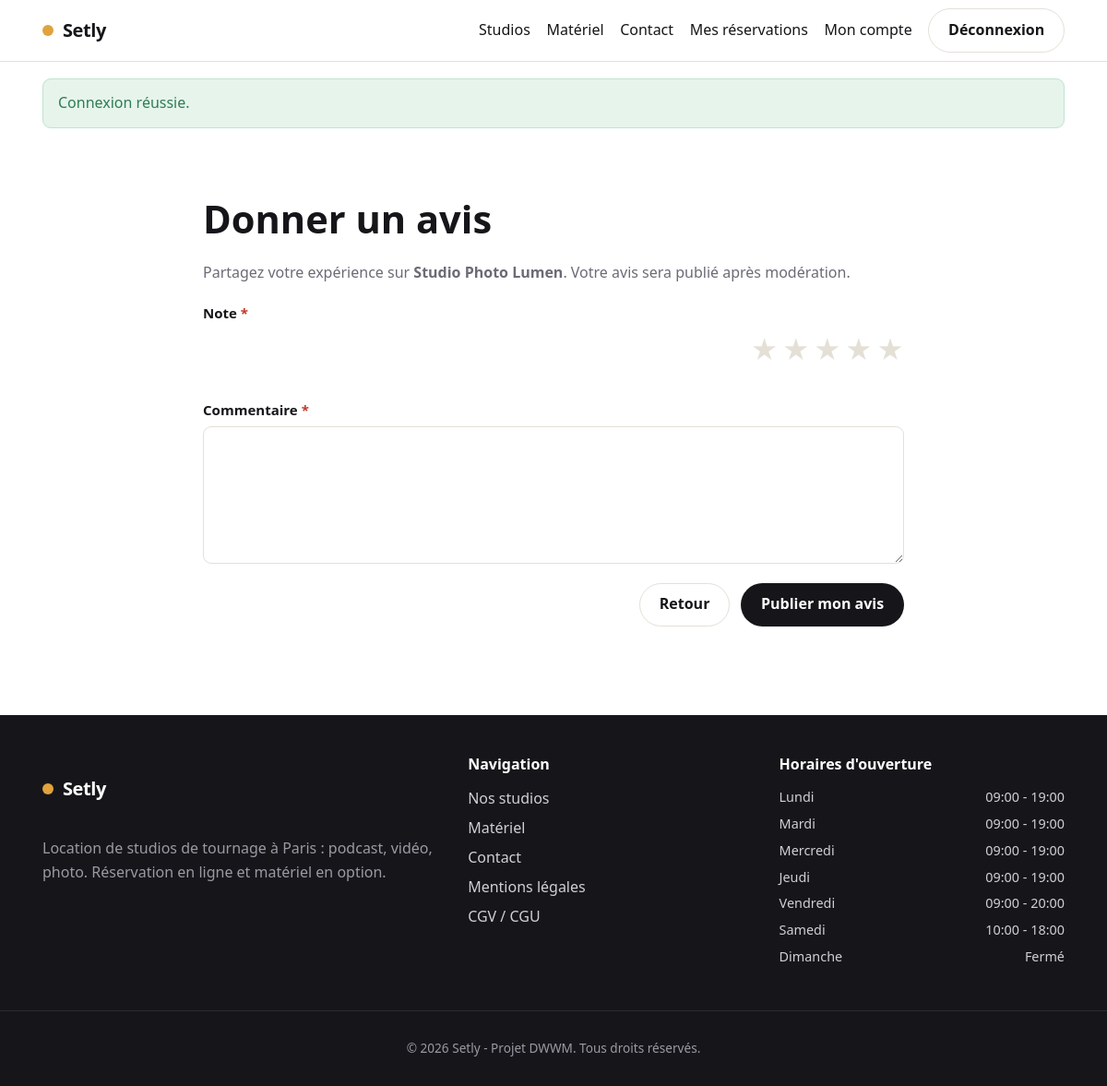
The app's page /reservation/1/avis (signed in) with its own data.
### tables this page shows
CREATE TABLE reservation (
    id_reservation      INT AUTO_INCREMENT PRIMARY KEY,
    id_utilisateur      INT NOT NULL,
    id_studio           INT NOT NULL,
    reference           VARCHAR(20) NOT NULL UNIQUE,
    date_tournage       DATE NOT NULL,
    heure_debut         TIME NOT NULL,
    duree_heures        INT NOT NULL,
    nb_personnes        INT NOT NULL,
    mode_retrait        VARCHAR(20) NOT NULL DEFAULT 'sur_place',
    livraison_km        INT NOT NULL DEFAULT 0,
    prix_studio_cents   INT NOT NULL,
    reduction_cents     INT NOT NULL DEFAULT 0,
    prix_materiel_cents INT NOT NULL DEFAULT 0,
    livraison_cents     INT NOT NULL DEFAULT 0,
    total_cents         INT NOT NULL,
    statut              VARCHAR(30) NOT NULL DEFAULT 'en_attente',
    date_creation       DATETIME NOT NULL DEFAULT CURRENT_TIMESTAMP,
    CONSTRAINT fk_resa_utilisateur FOREIGN KEY (id_utilisateur) REFERENCES utilisateur(id_utilisateur),
    CONSTRAINT fk_resa_studio      FOREIGN KEY (id_studio)      REFERENCES studio(id_studio),
    CONSTRAINT chk_statut CHECK (statut IN
        ('en_attente','confirmee','en_preparation','en_cours','terminee','annulee','attente_retour_materiel'))
);

CREATE TABLE studio (
    id_studio           INT AUTO_INCREMENT PRIMARY KEY,
    id_type             INT NOT NULL,
    nom                 VARCHAR(120) NOT NULL,
    description         TEXT,
    capacite            INT NOT NULL,
    surface_m2          INT,
    tarif_horaire_cents INT NOT NULL,
    duree_min_heures    INT NOT NULL DEFAULT 2,
    conditions          TEXT,
    actif               TINYINT(1) NOT NULL DEFAULT 1,
    CONSTRAINT fk_studio_type FOREIGN KEY (id_type) REFERENCES type_studio(id_type)
);

CREATE TABLE horaire (
    id_horaire      INT AUTO_INCREMENT PRIMARY KEY,
    jour_semaine    VARCHAR(10) NOT NULL,
    heure_ouverture TIME,
    heure_fermeture TIME,
    ferme           TINYINT(1) NOT NULL DEFAULT 0
);

### src/Controller/Controller.php (called while the page is built, shortened)
<?php
abstract class Controller
{
    protected function view(string $template, array $data = [], string $layout = 'layouts/main'): void
    {
        View::render($template, $data, $layout);
    }
}

### src/Controller/ClientController.php (called while the page is built, shortened)
<?php
final class ClientController extends Controller
{
    public function avisForm(Request $request, string $id): void
    {
        $resa = $this->ownedReservation((int) $id);
        $this->view('client/avis', [
            'title'  => 'Donner un avis',
            'resa'   => $resa,
            'old'    => $this->oldInput(),
            'errors' => $this->takeErrors(),
        ]);
    }
    private function ownedReservation(int $id): array
    {
        $resa = Reservation::find($id);
        return $resa;
    }
}

### public/index.php (called while the page is built, shortened)
<?php
require __DIR__ . '/../src/bootstrap.php';
$routes = require __DIR__ . '/../config/routes.php';
$router = new Router($routes);
$router->dispatch(
    $_SERVER['REQUEST_METHOD'],
    parse_url($_SERVER['REQUEST_URI'], PHP_URL_PATH) ?: '/'
);

### src/bootstrap.php (called while the page is built, shortened)
<?php
spl_autoload_register(static function (string $class): void {
    $prefix  = 'App\\';
    $baseDir = __DIR__ . '/';
    $relative = substr($class, strlen($prefix));
    $file     = $baseDir . str_replace('\\', '/', $relative) . '.php';
});
App\Core\Config::load(require __DIR__ . '/../config/config.php');
require __DIR__ . '/helpers.php';

### src/Core/Config.php (called while the page is built, shortened)
<?php
final class Config
{
    private static array $items = [];
    public static function load(array $items): void
    {
        self::$items = $items;
    }
    public static function get(string $key, mixed $default = null): mixed
    {
        $segments = explode('.', $key);
        $value    = self::$items;
        foreach ($segments as $segment) {
            if (is_array($value) && array_key_exists($segment, $value)) {
                $value = $value[$segment];
            } else {
                return $default;
            }
        }
        return $value;
    }
}

### src/Core/Database.php (called while the page is built, shortened)
<?php
final class Database
{
    private static ?PDO $pdo = null;
    public static function connection(): PDO
    {
        if (self::$pdo instanceof PDO) {
            return self::$pdo;
        }
        $host = Config::get('db.host');
        $port = Config::get('db.port');
        $name = Config::get('db.name');
        $dsn  = "mysql:host={$host};port={$port};dbname={$name};charset=utf8mb4";
        $options = [
            PDO::ATTR_ERRMODE            => PDO::ERRMODE_EXCEPTION,
            PDO::ATTR_DEFAULT_FETCH_MODE => PDO::FETCH_ASSOC,
            PDO::ATTR_EMULATE_PREPARES   => false,
        ];
        $ca = (string) Config::get('db.ssl_ca');
        try {
            self::$pdo = new PDO($dsn, Config::get('db.user'), Config::get('db.pass'), $options);
        } catch (PDOException $e) {
            http_response_code(500);
            exit('Connexion à la base de données impossible.');
        }
        return self::$pdo;
    }
}

### src/Model/Reservation.php (called while the page is built, shortened)
<?php
final class Reservation
{
    public static function find(int $id): ?array
    {
        $stmt = Database::connection()->prepare(
            "SELECT r.*, s.nom AS studio_nom, t.libelle AS type_libelle,
                    u.nom AS client_nom, u.prenom AS client_prenom, u.email AS client_email
             FROM reservation r
             JOIN studio s ON s.id_studio = r.id_studio
             JOIN type_studio t ON t.id_type = s.id_type
             JOIN utilisateur u ON u.id_utilisateur = r.id_utilisateur
             WHERE r.id_reservation = :id"
        );
        $stmt->execute([':id' => $id]);
        return $stmt->fetch() ?: null;
    }
}

### src/Core/Session.php (called while the page is built, shortened)
<?php
final class Session
{
    public static function get(string $key, mixed $default = null): mixed
    {
        return $_SESSION[$key] ?? $default;
    }
}

### src/Core/Auth.php (called while the page is built, shortened)
<?php
final class Auth
{
    public static function user(): ?array
    {
        return Session::get('user');
    }
    public static function id(): ?int
    {
        return self::user()['id'] ?? null;
    }
}

### src/Core/Security.php (called while the page is built, shortened)
<?php
final class Security
{
    public static function e(?string $value): string
    {
        return htmlspecialchars((string) $value, ENT_QUOTES, 'UTF-8');
    }
}

### src/helpers.php (called while the page is built, shortened)
<?php
if (!function_exists('e')) {
    function e(?string $value): string
    {
        return Security::e($value);
    }
}

### src/Model/Horaire.php (called while the page is built, shortened)
<?php
final class Horaire
{
    public static function all(): array
    {
        $rows = Database::connection()->query("SELECT * FROM horaire")->fetchAll();
        usort($rows, static fn ($a, $b) =>
            array_search($a['jour_semaine'], self::ORDER, true) <=> array_search($b['jour_semaine'], self::ORDER, true)
        );
        return $rows;
    }
}

### views/client/avis.php (the view, shortened to what this page needs)
<section class="container section section--narrow">
    <h1>Donner un avis</h1>
    <p class="muted">Partagez votre expérience sur <strong><?= e($resa['studio_nom']) ?></strong>. Votre avis sera publié après modération.</p>
    <form action="/reservation/<?= (int) $resa['id_reservation'] ?>/avis" method="post" class="form" novalidate data-validate>
        <div class="field">
            <label>Note <span class="req">*</span></label>
            <div class="star-input" role="radiogroup" aria-label="Note de 1 à 5">
                <?php for ($i = 5; $i >= 1; $i--): ?>
                    <label for="note-<?= $i ?>" title="<?= $i ?> étoile<?= $i > 1 ? 's' : '' ?>">★</label>
                <?php endfor; ?>
            </div>
        </div>
        <div class="field">
            <label for="commentaire">Commentaire <span class="req">*</span></label>
            <textarea id="commentaire" name="commentaire" rows="5" required data-rule="required"><?= old($old, 'commentaire') ?></textarea>
        </div>
        <div class="form__actions">
            <a class="btn btn--ghost" href="/reservation/<?= (int) $resa['id_reservation'] ?>">Retour</a>
            <button type="submit" class="btn btn--primary">Publier mon avis</button>
        </div>
    </form>
</section>

### src/Core/Router.php (shortened to what this page needs)
<?php
final class Router
{
    public function dispatch(string $method, string $path): void
    {
        $path = rtrim($path, '/') ?: '/';
        foreach ($this->routes as [$routeMethod, $routePath, $handler, $access]) {
            if ($routeMethod !== $method) {
                continue;
            }
            $pattern = $this->toRegex($routePath);
            if (preg_match($pattern, $path, $matches)) {
                $params = array_filter(
                    $matches,
                    static fn ($k) => !is_int($k),
                    ARRAY_FILTER_USE_KEY
                );
                [$class, $action] = explode('@', $handler);
                $controller = new $fqcn();
                $controller->$action(new Request(), ...array_values($params));
                return;
            }
        }
    }
    private function toRegex(string $path): string
    {
        $regex = preg_replace('#\{([a-zA-Z_]+)\}#', '(?P<$1>[^/]+)', $path);
        return '#^' . $regex . '$#';
    }
}

### views/partials/footer.php
<?php use App\Model\Horaire; $horairesFooter = Horaire::all(); ?>
<footer class="site-footer">
    <div class="container site-footer__grid">
        <div>
            <p class="brand brand--light"><span class="brand__dot" aria-hidden="true"></span>Setly</p>
            <p class="muted">Location de studios de tournage à Paris : podcast, vidéo, photo. Réservation en ligne et matériel en option.</p>
        </div>
        <nav aria-label="Liens de pied de page">
            <h2 class="site-footer__title">Navigation</h2>
            <ul class="site-footer__links">
                <li><a href="/studios">Nos studios</a></li>
                <li><a href="/materiel">Matériel</a></li>
                <li><a href="/contact">Contact</a></li>
                <li><a href="/mentions-legales">Mentions légales</a></li>
                <li><a href="/cgv">CGV / CGU</a></li>
            </ul>
        </nav>
        <div>
            <h2 class="site-footer__title">Horaires d'ouverture</h2>
            <ul class="site-footer__hours">
                <?php foreach ($horairesFooter as $h): ?>
                    <li>
                        <span><?= e(ucfirst($h['jour_semaine'])) ?></span>
                        <span><?= (int) $h['ferme'] === 1
                            ? 'Fermé'
                            : e(substr((string) $h['heure_ouverture'], 0, 5)) . ' - ' . e(substr((string) $h['heure_fermeture'], 0, 5)) ?></span>
                    </li>
                <?php endforeach; ?>
            </ul>
        </div>
    </div>
    <div class="site-footer__bottom">
        <p>© <?= date('Y') ?> Setly - Projet DWWM. Tous droits réservés.</p>
    </div>
</footer>

### public/assets/css/style.css (style rules this page uses)
:root { --ink: #16161a; --ink-soft: #3a3a42; --muted: #6b6b76; --line: #e4e0d6; --bg: #ffffff; --bg-soft: #f6f3ec; --gold: #e0a33d; --gold-dark: #c4862a; --danger: #c0392b; --success: #2e7d52; --radius: 14px; --radius-sm: 9px; --shadow: 0 10px 30px rgba(22, 22, 26, 0.07); --maxw: 1140px; --font: "Segoe UI", system-ui, -apple-system, Roboto, Helvetica, Arial, sans-serif; }
* { box-sizing: border-box; }
html { scroll-behavior: smooth; }
body { margin: 0; font-family: var(--font); color: var(--ink); background: var(--bg); line-height: 1.6; -webkit-font-smoothing: antialiased; }
h1, h2, h3, h4 { line-height: 1.2; color: var(--ink); margin: 0 0 .5em; }
h1 { font-size: clamp(1.8rem, 4vw, 2.6rem); }
h2 { font-size: clamp(1.4rem, 3vw, 1.9rem); }
a { color: var(--ink); text-decoration-color: var(--gold); text-underline-offset: 3px; }
.muted { color: var(--muted); }
.container { width: 100%; max-width: var(--maxw); margin: 0 auto; padding: 0 16px; }
.section { padding: 56px 0; }
.section--narrow { max-width: 760px; margin: 0 auto; }
.btn { display: inline-flex; align-items: center; justify-content: center; gap: .4em; font: inherit; font-weight: 600; cursor: pointer; border: 1px solid transparent; border-radius: 999px; padding: .62em 1.3em; text-decoration: none; transition: .15s; white-space: nowrap; }
.btn--primary { background: var(--ink); color: #fff; }
.btn--ghost { background: transparent; border-color: var(--line); color: var(--ink); }
.brand { display: inline-flex; align-items: center; gap: .5em; font-weight: 800; font-size: 1.25rem; text-decoration: none; letter-spacing: -.02em; }
.brand__dot { width: 12px; height: 12px; border-radius: 50%; background: var(--gold); display: inline-block; }
.brand--light { color: #fff; }
.form { margin-top: 18px; }
.field { margin-bottom: 16px; display: flex; flex-direction: column; }
.field label { font-weight: 600; margin-bottom: .35em; font-size: .94rem; }
.field input, .field select, .field textarea { font: inherit; padding: .62em .8em; border: 1px solid var(--line); border-radius: var(--radius-sm); background: #fff; color: var(--ink); width: 100%; }
.req { color: var(--danger); }
.form__actions { display: flex; gap: 12px; justify-content: flex-end; margin-top: 10px; }
.star-input { display: inline-flex; flex-direction: row-reverse; gap: 4px; }
.star-input label { font-size: 1.8rem; color: var(--line); cursor: pointer; }
.site-footer { background: var(--ink); color: #cfcfd6; margin-top: 40px; }
.site-footer__grid { display: grid; grid-template-columns: 1.4fr 1fr 1fr; gap: 28px; padding: 44px 16px; }
.site-footer__title { color: #fff; font-size: 1rem; margin-bottom: .7em; }
.site-footer__links, .site-footer__hours { list-style: none; padding: 0; margin: 0; }
.site-footer__links a { color: #cfcfd6; text-decoration: none; line-height: 2; }
.site-footer__hours li { display: flex; justify-content: space-between; padding: .2em 0; font-size: .9rem; }
.site-footer .muted { color: #9a9aa4; }
.site-footer__bottom { border-top: 1px solid #2a2a33; padding: 16px; text-align: center; font-size: .85rem; color: #9a9aa4; }

### records on screen
reservation: id_studio.nom "Studio Photo Lumen"
horaire: jour_semaine "Lundi", heure_ouverture "09:00", heure_fermeture "19:00"
horaire: jour_semaine "Mardi", heure_ouverture "09:00", heure_fermeture "19:00"
horaire: jour_semaine "Mercredi", heure_ouverture "09:00", heure_fermeture "19:00"
horaire: jour_semaine "Jeudi", heure_ouverture "09:00", heure_fermeture "19:00"
horaire: jour_semaine "Vendredi", heure_ouverture "09:00", heure_fermeture "20:00"
horaire: jour_semaine "Samedi", heure_ouverture "10:00", heure_fermeture "18:00"
horaire: jour_semaine "Dimanche", ferme "Fermé"

### other values on screen
$f['message'] "Connexion réussie."
